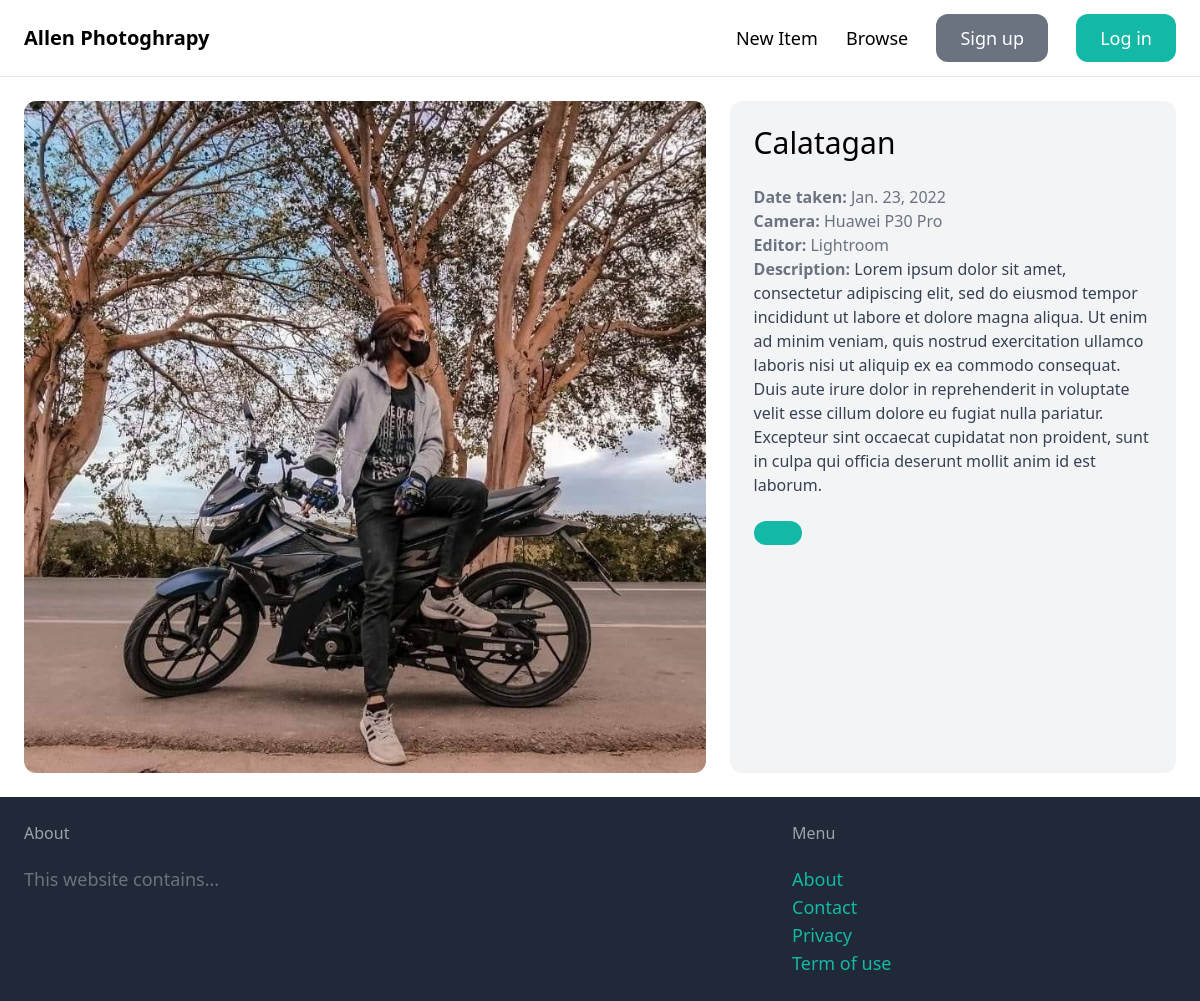
Page /items/1/ on the committed database.
### item/models.py (models this page shows, shortened)
class Item(models.Model):
    category = models.ForeignKey(Category, related_name='items', on_delete=models.CASCADE)
    name = models.CharField(max_length=255)
    description = models.TextField(blank=True, null=True)
    date_taken = models.DateField(blank=True, null=True)
    camera_used = models.CharField(max_length=255, default='N/A')
    picture_editor_used = models.CharField(max_length=255, default='N/A')
    image = models.ImageField(upload_to='item_images', blank=True, null=True)
    created_by = models.ForeignKey(User, related_name='items', on_delete=models.CASCADE)
    created_at = models.DateTimeField(auto_now_add=True)

### item/views.py (the view)
# urls.py: path('<int:pk>/', views.detail, name='detail'),
def detail(request, pk):
    item = get_object_or_404(Item, pk=pk)
    return render(request, 'item/detail.html',{
        'item': item
    })

### item/templates/item/detail.html (shortened to what this page needs)
{% extends 'core/base.html' %}
{% block content%}
    <div class="grid grid-cols-5 gap-6">
        <div class="col-span-3">
            <img src="{{ item.image.url}}" class="rounded-xl">
        </div>
        <div class="col-span-2 p-6 bg-gray-100 rounded-xl">
            <h1 class="mb-6 text-3xl"> {{ item.name }} </h1>
            <p class="text-gray-500"><strong>Date taken: </strong>{{ item.date_taken }}</p>
            <p class="text-gray-500"><strong>Camera: </strong>{{ item.camera_used }}</p>
            <p class="text-gray-500"><strong>Editor: </strong>{{ item.picture_editor_used }}</p>
            {% if item.description %}
            <p class="text-gray-700"><strong class="text-gray-500">Description: </strong>{{ item.description }}<br></p>
            {% endif %}
            <a href="#" class="inline-block mt-6 px-6 py-3 text-lg font-semibold bg-teal-500 text-white hover:bg-teal-700 rounded-xl"></a>
        </div>
    </div>
{% endblock %}

### core/templates/core/base.html (shortened to what this page needs)
<!DOCTYPE html>
<html lang="en">
<head>
    <script src="https://cdn.tailwindcss.com"></script>
</head>
<body>
    <nav class="py-6 px-6 flex justify-between items-center border-b border-gray-200">
        <a href="/" class="text-xl font-semibold">Allen Photoghrapy</a>
        <div class="space-x-6">
            <a href="#" class="text-lg font-thin hover:text-gray-500">New Item</a>
            <a href="#" class="text-lg font-thin hover:text-gray-500">Browse</a>
            <a href="#" class="px-6 py-3 text-lg font-thin bg-gray-500 text-white rounded-xl hover:bg-gray-700">Sign up</a>
            <a href="#" class="px-6 py-3 text-lg font-thin bg-teal-500 text-white rounded-xl hover:bg-teal-700">Log in</a>
        </div>
    </nav>
    <div class="px-6 py-6">
        {% block content %}
        {% endblock %}
    </div>
    <footer class="py-6 px-6 flex justify-between bg-gray-800">
        <div class="w-2/3 pr-10">
            <h3 class="mb-5 font-thin text-gray-400">About</h3>
            <pa class="text-lg text-gray-500">This website contains...</p>
        </div>
        <div class="w-1/3">
            <h3 class="mb-5 font-thin text-gray-400">Menu</h3>
            <ul class="spave-y-2">
                <li><a href="#" class="text-lg text-teal-500 hover:text-teal-700">About</a></li>
                <li><a href="{% url 'contact' %}" class="text-lg text-teal-500 hover:text-teal-700">Contact</a></li>
                <li><a href="#" class="text-lg text-teal-500 hover:text-teal-700">Privacy</a></li>
                <li><a href="#" class="text-lg text-teal-500 hover:text-teal-700">Term of use</a></li>
            </ul>
        </div>
    </footer>
</body>
</html>

### rows in the picture
Item: image (picture), name "Calatagan", date_taken "Jan. 23, 2022", camera_used "Huawei P30 Pro", picture_editor_used "Lightroom", description "Lorem ipsum dolor sit amet, consectetur adipiscing elit, sed do eiusmod tempor incididunt ut labore et dolore magna aliqua. Ut enim ad minim veniam, quis nostrud exercitation ullamco laboris nisi ut aliquip ex ea commodo consequat. Duis aute irure dolor in reprehenderit in voluptate velit esse cillum dolore eu fugiat nulla pariatur. Excepteur sint occaecat cupidatat non proident, sunt in culpa qui officia deserunt mollit anim id est laborum."
